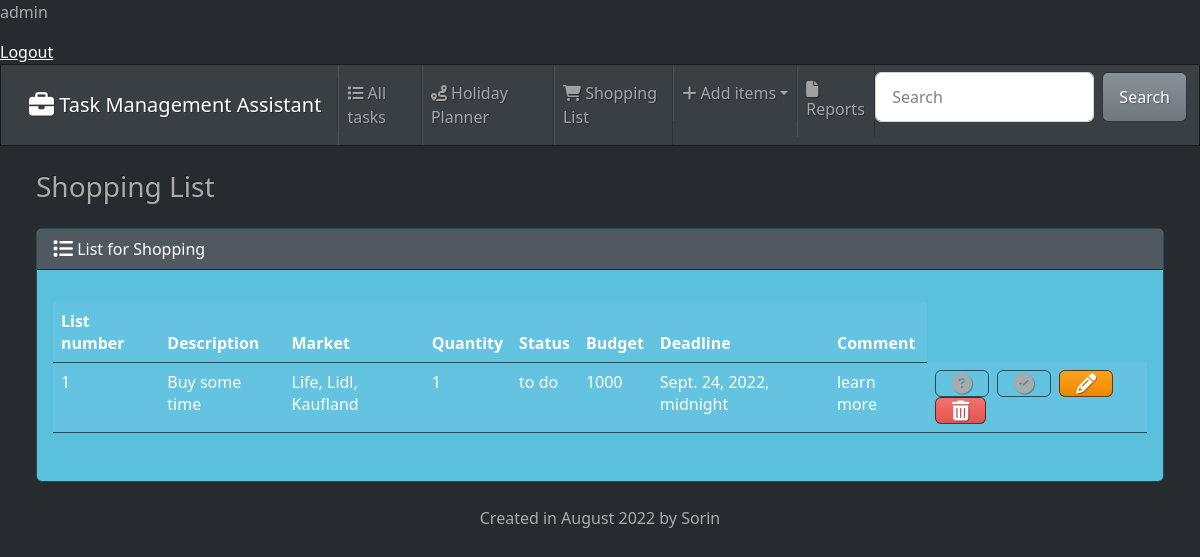
The app's page /shopping (signed in) with its own data.
### tasks/models.py (models this page shows, shortened)
class Shopping(models.Model):
    shopping_list_number = models.PositiveBigIntegerField()
    shopping_description = models.CharField (max_length=180)
    shopping_market = models.CharField (max_length=60)
    shopping_quantity = models.PositiveBigIntegerField()
    shopping_status = models.CharField (max_length=60)
    shopping_budget = models.PositiveBigIntegerField()
    shopping_deadline = models.DateTimeField (default=datetime.now)
    shopping_comment = models.CharField (max_length=180, null=True)

### tasks/views.py (the view)
# urls.py: path('shopping', views.shopping, name = 'shopping'),
@login_required
def shopping (request):
    return render(request, 'tasks/shopping.html', {'shopping': Shopping.objects.all()}
    )

### tasks/templates/tasks/shopping.html (shortened to what this page needs)
{% extends "tasks/base.html" %}
{% block content %}
<h3 class= "m-4">Shopping List</h3>
<div class = "row">
<div class = "col-14" >
    {% if shopping %}
    <div class="card text-white bg-info ms-4 me-4 mb-4">
      <div class="card-header">
        <i class="fa-solid fa-list fa-lg"></i> List for Shopping</div>
        <div class="card-body">
        <p class="card-text">
          <div class ="table-responsive">
            <table class="table table-hover">
              <thead>
                <tr>
                  <th scope="col">List number</th>
                  <th scope="col">Description</th>
                  <th scope="col">Market</th>
                  <th scope="col">Quantity</th>
                  <th scope="col">Status</th>
                  <th scope="col">Budget</th>
                  <th scope="col">Deadline</th>
                  <th scope="col">Comment</th>
                </tr>
              </thead>
          <tbody>
            {% for shopping in shopping %}
            <tr>
              <td>{{shopping.shopping_list_number}}</td>
              <td>{{shopping.shopping_description}}</td>
              <td>{{shopping.shopping_market}}</td>
              <td>{{shopping.shopping_quantity}}</td>
              <td>{{shopping.shopping_status}}</td>
              <td>{{shopping.shopping_budget}}</td>
              <td>{{shopping.shopping_deadline}}</td>
              <td>{{shopping.shopping_comment}}</td>
              <td>
                  <button type="button" class="btn btn-succes me-1" href="{% url 'view_shopping' shopping.id %}" data-bs-toggle="modal" data-bs-target="#myModal{{shopping.id}}">
                    <i class="fa-solid fa-circle-question fa-lg"></i>
                  </button>
              <button type="button" class="btn btn-succes me-1" data-bs-toggle="modal" data-bs-target="#myModal{{shopping.id}}">
                <i class="fa-solid fa-circle-check fa-lg"></i>
              </button>
                  <a class="btn btn-warning me-1" href="{% url 'edit_shopping' shopping.id %}">
                    <i class="fa-solid fa-pencil fa-lg"></i>
                  </a>
                  <button type="button" class="btn btn-danger" data-bs-toggle="modal" data-bs-target="#delete{{shopping.id}}">
                    <i class="fa-solid fa-trash-can fa-lg"></i>
                  </button>
              </td>
            </tr>
            {% endfor %}
          </tbody>
          </table>
          </div>
        </p>
      </div>
      {% else %}
    <h5 class = "alert alert-primary ms-4 me 4">No shoppings planned. You do not have money?</h5>
    {% endif %}
    </div>
    {% endblock %}

### tasks/templates/tasks/base.html (shortened to what this page needs)
{% load static %}
{% if request.user.is_authenticated %}
<p>{{request.user}}</p>
<a href="{% url 'logout' %}" >Logout</a>
{% else %}
<a href="{% url 'login' %}">Login</a>
{% endif %}
<!DOCTYPE html>
<html lang="'en">
    <head>
        <link rel="stylesheet" href="https://cdnjs.cloudflare.com/ajax/libs/font-awesome/6.1.2/css/all.min.css">
        <link href="{% static 'css/bootstrap.min.css' %}" rel="stylesheet">
        <link href="{% static 'css/styles.css' %}" rel="stylesheet">
        <body class="d-flex flex-column min-vh-100">
            <nav class="navbar navbar-expand-lg navbar-dark bg-primary">
                <div class="container-fluid">
                  <a class="navbar-brand" href="{% url 'index' %}">
                    <i class="fa-solid fa-briefcase fa-lg"></i> Task Management Assistant</a>
                  <div class="collapse navbar-collapse" id="navbarColor01">
                    <ul class="navbar-nav me-auto">
                      <li class="nav-item">
                        <a class="nav-link" href="{% url 'index' %}">
                          <i class="fa-solid fa-list"></i> All tasks</a>
                        <li class="nav-item">
                          <a class="nav-link" href="{% url 'holiday' %}">
                            <i class="fa-solid fa-route"></i> Holiday Planner</a>
                          </li>
                          <li class="nav-item">
                          <a class="nav-link" href="{% url 'shopping' %}">
                            <i class="fa-solid fa-cart-shopping"></i> Shopping List</a>
                          </li>
                          <li class="nav-item dropdown">
                            <a class="nav-link dropdown-toggle" href="#" id="navbarDropdown" role="button"
                            data-bs-toggle="dropdown" aria-expanded="false">
                              <i class="fa-solid fa-plus"></i> Add items</a>
                          </li>
                      <li class="nav-item">
                        <a class="nav-link" href="{% url 'report' %}">
                          <i class="fa-solid fa-file"></i> Reports</a>
                      </li>
                    </ul>
                    <form method="GET" class="d-flex">
                      <input class="form-control me-sm-2" type="text" placeholder="Search" name="search-area" value="{{search_input}}">
                      <button class="btn btn-secondary my-2 my-sm-0" type="submit">Search</button>
                    </form>
                  </div>
                </div>
              </nav>
           <div class="container-fluid">
              {% block content %}
              {% endblock %}
           </div>
           <footer class = "mt-auto mb-2" id="footer" >
            <div class = "text-center">
              <span>
                Created in August 2022 by Sorin
              </span>
            </div>
           </footer>
        </body>
    </head>
</html>

### records on screen
Shopping: shopping_list_number "1", shopping_description "Buy some time", shopping_market "Life, Lidl, Kaufland", shopping_quantity "1", shopping_status "to do", shopping_budget "1000", shopping_deadline "Sept. 24, 2022, midnight", shopping_comment "learn more"

### other values on screen
{{ request.user }} "admin"
